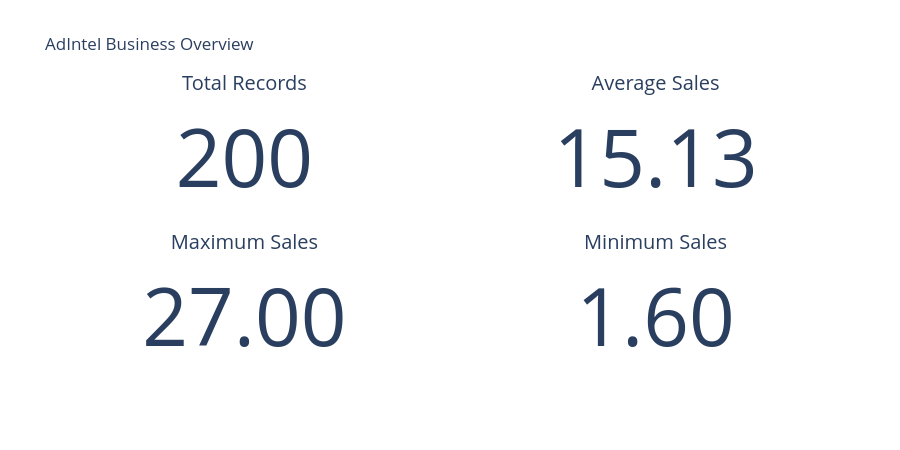

Source (notebook cell):
### Code cell
# ============================================================
# KPI Cards Using Plotly
# ============================================================

kpi_fig = go.Figure()

kpi_fig.add_trace(
    go.Indicator(
        mode="number",
        value=len(df),
        title={
            "text": "Total Records"
        },
        domain={
            "row": 0,
            "column": 0
        }
    )
)

kpi_fig.add_trace(
    go.Indicator(
        mode="number",
        value=df[target_column].mean(),
        number={
            "valueformat": ".2f"
        },
        title={
            "text": "Average Sales"
        },
        domain={
            "row": 0,
            "column": 1
        }
    )
)

kpi_fig.add_trace(
    go.Indicator(
        mode="number",
        value=df[target_column].max(),
        number={
            "valueformat": ".2f"
        },
        title={
            "text": "Maximum Sales"
        },
        domain={
            "row": 1,
            "column": 0
        }
    )
)

kpi_fig.add_trace(
    go.Indicator(
        mode="number",
        value=df[target_column].min(),
        number={
            "valueformat": ".2f"
        },
        title={
            "text": "Minimum Sales"
        },
        domain={
            "row": 1,
            "column": 1
        }
    )
)

kpi_fig.update_layout(
    grid={
        "rows": 2,
        "columns": 2,
        "pattern": "independent"
    },
    height=450,
    title="AdIntel Business Overview"
)

kpi_fig.show()

### Figure 1 — Plotly figure (JSON) as saved in the notebook; plotly's stock layout.template omitted (floating-point values rounded to 4 significant figures)
{"data": [{"domain": {"column": 0, "row": 0}, "mode": "number", "title": {"text": "Total Records"}, "type": "indicator", "value": 200}, {"domain": {"column": 1, "row": 0}, "mode": "number", "number": {"valueformat": ".2f"}, "title": {"text": "Average Sales"}, "type": "indicator", "value": 15.13}, {"domain": {"column": 0, "row": 1}, "mode": "number", "number": {"valueformat": ".2f"}, "title": {"text": "Maximum Sales"}, "type": "indicator", "value": 27}, {"domain": {"column": 1, "row": 1}, "mode": "number", "number": {"valueformat": ".2f"}, "title": {"text": "Minimum Sales"}, "type": "indicator", "value": 1.6}], "layout": {"grid": {"columns": 2, "pattern": "independent", "rows": 2}, "height": 450, "title": {"text": "AdIntel Business Overview"}}}
